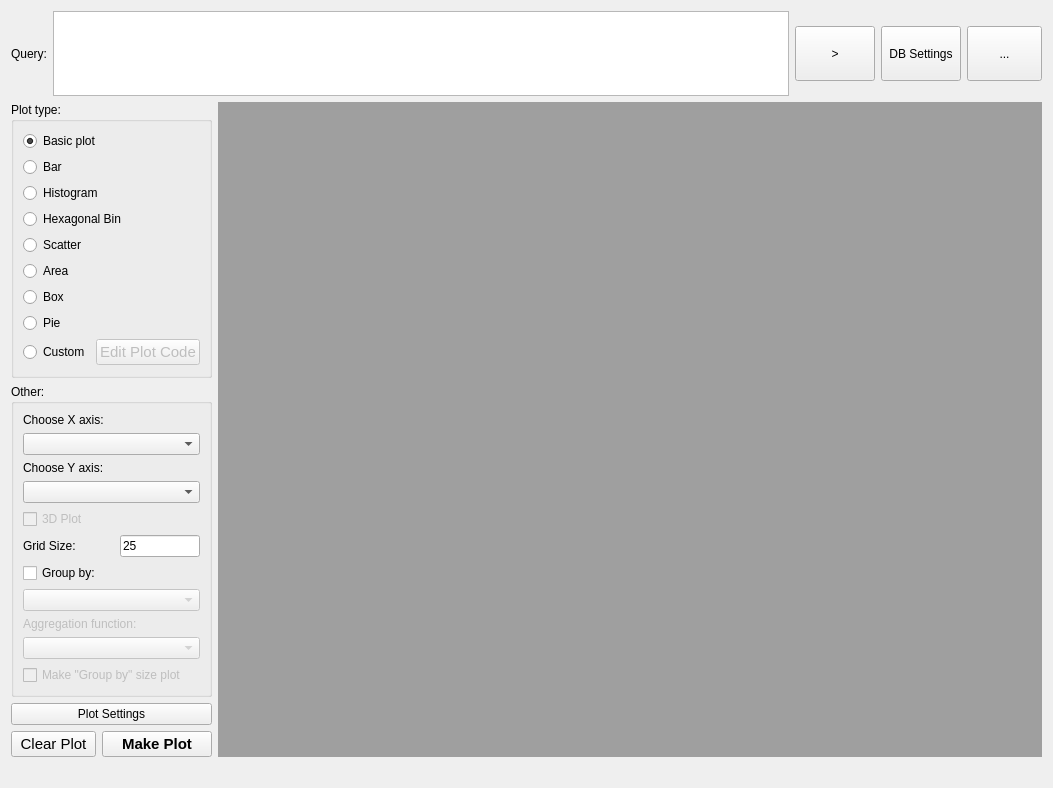
<?xml version="1.0" encoding="UTF-8"?>
<ui version="4.0">
 <class>Form</class>
 <widget class="QWidget" name="Form">
  <property name="geometry">
   <rect>
    <x>0</x>
    <y>0</y>
    <width>1053</width>
    <height>754</height>
   </rect>
  </property>
  <property name="font">
   <font>
    <pointsize>9</pointsize>
   </font>
  </property>
  <property name="windowTitle">
   <string>Database Graph Utility</string>
  </property>
  <layout class="QVBoxLayout" name="verticalLayout_4">
   <item>
    <layout class="QHBoxLayout" name="horizontalLayout">
     <item>
      <widget class="QLabel" name="label_query">
       <property name="text">
        <string>Query:</string>
       </property>
      </widget>
     </item>
     <item>
      <widget class="QPlainTextEdit" name="plainTextEdit_query">
       <property name="sizePolicy">
        <sizepolicy hsizetype="Expanding" vsizetype="Preferred">
         <horstretch>0</horstretch>
         <verstretch>0</verstretch>
        </sizepolicy>
       </property>
       <property name="minimumSize">
        <size>
         <width>0</width>
         <height>85</height>
        </size>
       </property>
       <property name="maximumSize">
        <size>
         <width>16777215</width>
         <height>16777215</height>
        </size>
       </property>
      </widget>
     </item>
     <item>
      <widget class="QPushButton" name="pushButton_queryExec">
       <property name="enabled">
        <bool>true</bool>
       </property>
       <property name="minimumSize">
        <size>
         <width>0</width>
         <height>55</height>
        </size>
       </property>
       <property name="toolTip">
        <string>&lt;html&gt;&lt;head/&gt;&lt;body&gt;&lt;p&gt;Execute SQL Query&lt;/p&gt;&lt;/body&gt;&lt;/html&gt;</string>
       </property>
       <property name="text">
        <string>&gt;</string>
       </property>
       <property name="checkable">
        <bool>false</bool>
       </property>
      </widget>
     </item>
     <item>
      <widget class="QPushButton" name="pushButton_dbSettings">
       <property name="enabled">
        <bool>true</bool>
       </property>
       <property name="minimumSize">
        <size>
         <width>0</width>
         <height>55</height>
        </size>
       </property>
       <property name="toolTip">
        <string>&lt;html&gt;&lt;head/&gt;&lt;body&gt;&lt;p&gt;Database Settings&lt;/p&gt;&lt;/body&gt;&lt;/html&gt;</string>
       </property>
       <property name="text">
        <string>DB Settings</string>
       </property>
      </widget>
     </item>
     <item>
      <widget class="QToolButton" name="toolButton_fileChoose">
       <property name="minimumSize">
        <size>
         <width>75</width>
         <height>55</height>
        </size>
       </property>
       <property name="toolTip">
        <string>&lt;html&gt;&lt;head/&gt;&lt;body&gt;&lt;p&gt;Import data table from CSV or Exel file&lt;/p&gt;&lt;/body&gt;&lt;/html&gt;</string>
       </property>
       <property name="text">
        <string>...</string>
       </property>
      </widget>
     </item>
    </layout>
   </item>
   <item>
    <layout class="QHBoxLayout" name="horizontalLayout_9">
     <item>
      <layout class="QHBoxLayout" name="horizontalLayout_3">
       <item>
        <layout class="QVBoxLayout" name="verticalLayout_11">
         <item>
          <widget class="QGroupBox" name="groupBox_plotType">
           <property name="title">
            <string>Plot type:</string>
           </property>
           <property name="alignment">
            <set>Qt::AlignLeading|Qt::AlignLeft|Qt::AlignTop</set>
           </property>
           <layout class="QVBoxLayout" name="verticalLayout_9">
            <item>
             <layout class="QVBoxLayout" name="verticalLayout_8">
              <item>
               <widget class="QRadioButton" name="radioButton_basic">
                <property name="text">
                 <string>Basic plot</string>
                </property>
                <property name="checked">
                 <bool>true</bool>
                </property>
               </widget>
              </item>
              <item>
               <widget class="QRadioButton" name="radioButton_bar">
                <property name="text">
                 <string>Bar</string>
                </property>
                <property name="checked">
                 <bool>false</bool>
                </property>
               </widget>
              </item>
              <item>
               <widget class="QRadioButton" name="radioButton_hist">
                <property name="text">
                 <string>Histogram</string>
                </property>
               </widget>
              </item>
              <item>
               <widget class="QRadioButton" name="radioButton_hexbin">
                <property name="text">
                 <string>Hexagonal Bin</string>
                </property>
               </widget>
              </item>
              <item>
               <widget class="QRadioButton" name="radioButton_scatter">
                <property name="text">
                 <string>Scatter</string>
                </property>
               </widget>
              </item>
              <item>
               <widget class="QRadioButton" name="radioButton_area">
                <property name="text">
                 <string>Area</string>
                </property>
               </widget>
              </item>
              <item>
               <widget class="QRadioButton" name="radioButton_box">
                <property name="text">
                 <string>Box</string>
                </property>
               </widget>
              </item>
              <item>
               <widget class="QRadioButton" name="radioButton_pie">
                <property name="enabled">
                 <bool>true</bool>
                </property>
                <property name="text">
                 <string>Pie</string>
                </property>
               </widget>
              </item>
              <item>
               <layout class="QHBoxLayout" name="horizontalLayout_5">
                <item>
                 <widget class="QRadioButton" name="radioButton_custom">
                  <property name="text">
                   <string>Custom</string>
                  </property>
                 </widget>
                </item>
                <item>
                 <widget class="QPushButton" name="pushButton_codeEdit">
                  <property name="enabled">
                   <bool>false</bool>
                  </property>
                  <property name="font">
                   <font>
                    <pointsize>11</pointsize>
                   </font>
                  </property>
                  <property name="text">
                   <string>Edit Plot Code</string>
                  </property>
                 </widget>
                </item>
               </layout>
              </item>
              <item>
               <spacer name="horizontalSpacer">
                <property name="orientation">
                 <enum>Qt::Horizontal</enum>
                </property>
                <property name="sizeHint" stdset="0">
                 <size>
                  <width>40</width>
                  <height>1</height>
                 </size>
                </property>
               </spacer>
              </item>
             </layout>
            </item>
           </layout>
          </widget>
         </item>
         <item>
          <layout class="QVBoxLayout" name="verticalLayout_3">
           <item>
            <widget class="QGroupBox" name="groupBox_Other">
             <property name="sizePolicy">
              <sizepolicy hsizetype="Preferred" vsizetype="Preferred">
               <horstretch>0</horstretch>
               <verstretch>0</verstretch>
              </sizepolicy>
             </property>
             <property name="maximumSize">
              <size>
               <width>16777215</width>
               <height>16777215</height>
              </size>
             </property>
             <property name="title">
              <string>Other:</string>
             </property>
             <property name="alignment">
              <set>Qt::AlignLeading|Qt::AlignLeft|Qt::AlignTop</set>
             </property>
             <layout class="QVBoxLayout" name="verticalLayout_10">
              <item>
               <layout class="QVBoxLayout" name="verticalLayout_6">
                <item>
                 <widget class="QLabel" name="label_chooseX">
                  <property name="text">
                   <string>Choose X axis:</string>
                  </property>
                 </widget>
                </item>
                <item>
                 <widget class="QComboBox" name="comboBox_chooseX"/>
                </item>
                <item>
                 <widget class="QLabel" name="label_chooseY">
                  <property name="text">
                   <string>Choose Y axis:</string>
                  </property>
                 </widget>
                </item>
                <item>
                 <widget class="QComboBox" name="comboBox_chooseY"/>
                </item>
                <item>
                 <widget class="QCheckBox" name="checkBox_3dplot">
                  <property name="enabled">
                   <bool>false</bool>
                  </property>
                  <property name="text">
                   <string>3D Plot</string>
                  </property>
                 </widget>
                </item>
                <item>
                 <layout class="QHBoxLayout" name="horizontalLayout_6">
                  <item>
                   <widget class="QLabel" name="label_gridSize">
                    <property name="sizePolicy">
                     <sizepolicy hsizetype="Preferred" vsizetype="Preferred">
                      <horstretch>0</horstretch>
                      <verstretch>0</verstretch>
                     </sizepolicy>
                    </property>
                    <property name="text">
                     <string>Grid Size:</string>
                    </property>
                   </widget>
                  </item>
                  <item>
                   <widget class="QLineEdit" name="lineEdit_gridSize">
                    <property name="maximumSize">
                     <size>
                      <width>80</width>
                      <height>16777215</height>
                     </size>
                    </property>
                    <property name="text">
                     <string>25</string>
                    </property>
                   </widget>
                  </item>
                 </layout>
                </item>
                <item>
                 <layout class="QHBoxLayout" name="horizontalLayout_2">
                  <property name="sizeConstraint">
                   <enum>QLayout::SetDefaultConstraint</enum>
                  </property>
                  <property name="bottomMargin">
                   <number>0</number>
                  </property>
                 </layout>
                </item>
                <item>
                 <widget class="QCheckBox" name="checkBox_groupBy">
                  <property name="text">
                   <string>Group by:</string>
                  </property>
                 </widget>
                </item>
                <item>
                 <widget class="QComboBox" name="comboBox_groupBy">
                  <property name="enabled">
                   <bool>false</bool>
                  </property>
                 </widget>
                </item>
                <item>
                 <widget class="QLabel" name="label_aggFunc">
                  <property name="enabled">
                   <bool>false</bool>
                  </property>
                  <property name="text">
                   <string>Aggregation function:</string>
                  </property>
                 </widget>
                </item>
                <item>
                 <widget class="QComboBox" name="comboBox_aggFunc">
                  <property name="enabled">
                   <bool>false</bool>
                  </property>
                 </widget>
                </item>
                <item>
                 <widget class="QCheckBox" name="checkBox_groupBySizePlot">
                  <property name="enabled">
                   <bool>false</bool>
                  </property>
                  <property name="text">
                   <string>Make &quot;Group by&quot; size plot</string>
                  </property>
                 </widget>
                </item>
               </layout>
              </item>
             </layout>
            </widget>
           </item>
          </layout>
         </item>
         <item>
          <widget class="QPushButton" name="pushButton_moarPlotSettings">
           <property name="text">
            <string>Plot Settings</string>
           </property>
          </widget>
         </item>
         <item>
          <layout class="QHBoxLayout" name="horizontalLayout_plot">
           <item>
            <layout class="QVBoxLayout" name="verticalLayout_5">
             <item>
              <spacer name="verticalSpacer_2">
               <property name="orientation">
                <enum>Qt::Vertical</enum>
               </property>
               <property name="sizeHint" stdset="0">
                <size>
                 <width>20</width>
                 <height>40</height>
                </size>
               </property>
              </spacer>
             </item>
             <item>
              <layout class="QHBoxLayout" name="horizontalLayout_10">
               <item>
                <widget class="QPushButton" name="pushButton_clearPlot">
                 <property name="font">
                  <font>
                   <pointsize>11</pointsize>
                  </font>
                 </property>
                 <property name="text">
                  <string>Clear Plot</string>
                 </property>
                </widget>
               </item>
               <item>
                <widget class="QPushButton" name="pushButton_5">
                 <property name="minimumSize">
                  <size>
                   <width>110</width>
                   <height>0</height>
                  </size>
                 </property>
                 <property name="font">
                  <font>
                   <pointsize>11</pointsize>
                   <weight>75</weight>
                   <bold>true</bold>
                  </font>
                 </property>
                 <property name="toolTip">
                  <string>&lt;html&gt;&lt;head/&gt;&lt;body&gt;&lt;p&gt;Do It. &lt;/p&gt;&lt;p&gt;Just Do It.&lt;/p&gt;&lt;p&gt; MAKE YOUR DREAMS COME TRUE.&lt;/p&gt;&lt;/body&gt;&lt;/html&gt;</string>
                 </property>
                 <property name="text">
                  <string>Make Plot</string>
                 </property>
                </widget>
               </item>
              </layout>
             </item>
            </layout>
           </item>
          </layout>
         </item>
        </layout>
       </item>
      </layout>
     </item>
     <item>
      <widget class="QMdiArea" name="mdiArea">
       <property name="sizePolicy">
        <sizepolicy hsizetype="Expanding" vsizetype="Expanding">
         <horstretch>100</horstretch>
         <verstretch>100</verstretch>
        </sizepolicy>
       </property>
       <property name="minimumSize">
        <size>
         <width>300</width>
         <height>100</height>
        </size>
       </property>
       <property name="activationOrder">
        <enum>QMdiArea::CreationOrder</enum>
       </property>
       <property name="viewMode">
        <enum>QMdiArea::SubWindowView</enum>
       </property>
       <property name="documentMode">
        <bool>false</bool>
       </property>
       <property name="tabsClosable">
        <bool>false</bool>
       </property>
       <property name="tabsMovable">
        <bool>false</bool>
       </property>
       <property name="tabPosition">
        <enum>QTabWidget::North</enum>
       </property>
       <widget class="QWidget" name="subwindow">
        <property name="sizePolicy">
         <sizepolicy hsizetype="Expanding" vsizetype="Expanding">
          <horstretch>0</horstretch>
          <verstretch>0</verstretch>
         </sizepolicy>
        </property>
        <property name="minimumSize">
         <size>
          <width>200</width>
          <height>200</height>
         </size>
        </property>
        <property name="windowTitle">
         <string>Дочернее окно</string>
        </property>
        <layout class="QVBoxLayout" name="verticalLayout_2">
         <item>
          <layout class="QHBoxLayout" name="horizontalLayout_4" stretch="0">
           <property name="sizeConstraint">
            <enum>QLayout::SetNoConstraint</enum>
           </property>
           <item>
            <layout class="QVBoxLayout" name="mplvl">
             <property name="leftMargin">
              <number>5</number>
             </property>
             <property name="topMargin">
              <number>0</number>
             </property>
             <property name="rightMargin">
              <number>5</number>
             </property>
             <property name="bottomMargin">
              <number>5</number>
             </property>
             <item>
              <widget class="QWidget" name="widget_Plot" native="true">
               <property name="sizePolicy">
                <sizepolicy hsizetype="Expanding" vsizetype="Maximum">
                 <horstretch>0</horstretch>
                 <verstretch>0</verstretch>
                </sizepolicy>
               </property>
               <property name="minimumSize">
                <size>
                 <width>300</width>
                 <height>0</height>
                </size>
               </property>
              </widget>
             </item>
            </layout>
           </item>
          </layout>
         </item>
        </layout>
        <zorder></zorder>
       </widget>
       <widget class="QWidget" name="subwindow_2">
        <property name="sizePolicy">
         <sizepolicy hsizetype="Preferred" vsizetype="Preferred">
          <horstretch>200</horstretch>
          <verstretch>100</verstretch>
         </sizepolicy>
        </property>
        <property name="minimumSize">
         <size>
          <width>200</width>
          <height>100</height>
         </size>
        </property>
        <property name="windowTitle">
         <string>Дочернее окно</string>
        </property>
        <layout class="QVBoxLayout" name="verticalLayout_7">
         <item>
          <layout class="QVBoxLayout" name="verticalLayout">
           <property name="leftMargin">
            <number>5</number>
           </property>
           <property name="topMargin">
            <number>5</number>
           </property>
           <property name="rightMargin">
            <number>5</number>
           </property>
           <property name="bottomMargin">
            <number>5</number>
           </property>
           <item>
            <widget class="QTableView" name="tableView_table">
             <property name="minimumSize">
              <size>
               <width>400</width>
               <height>0</height>
              </size>
             </property>
            </widget>
           </item>
           <item>
            <widget class="QPushButton" name="pushButton_tableListing">
             <property name="font">
              <font>
               <pointsize>9</pointsize>
              </font>
             </property>
             <property name="text">
              <string>Full Table Listing</string>
             </property>
             <property name="checkable">
              <bool>false</bool>
             </property>
             <property name="autoExclusive">
              <bool>false</bool>
             </property>
            </widget>
           </item>
          </layout>
         </item>
        </layout>
       </widget>
      </widget>
     </item>
    </layout>
   </item>
   <item>
    <widget class="QLabel" name="label_Error">
     <property name="text">
      <string/>
     </property>
    </widget>
   </item>
  </layout>
 </widget>
 <resources/>
 <connections/>
</ui>
